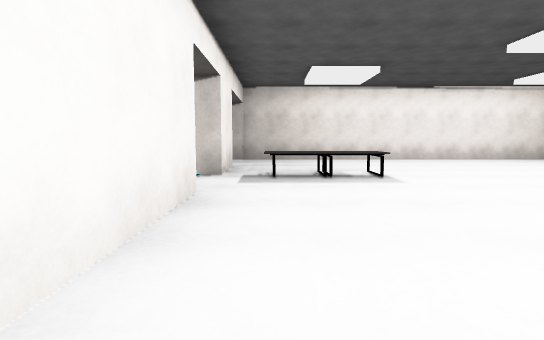
[1] (above)

12 first-person views from a walk through a scene from a Unity 3-D project. The camera is 1.2 m above the floor, tilts 6° down and sees 85° across. The floor is counted in squares, 2.28 m on a side. Each view is taken from the middle of a square. On the plan, view 1 faces up. The plan holds only what a view shows up to about 9 squares ahead; the rest is blank. The place goes on beyond the plan. The player character is not drawn.

[2]
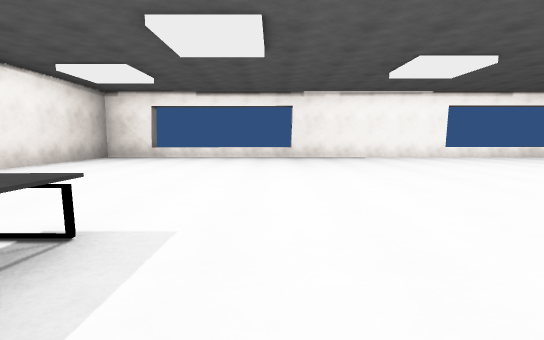

[3]
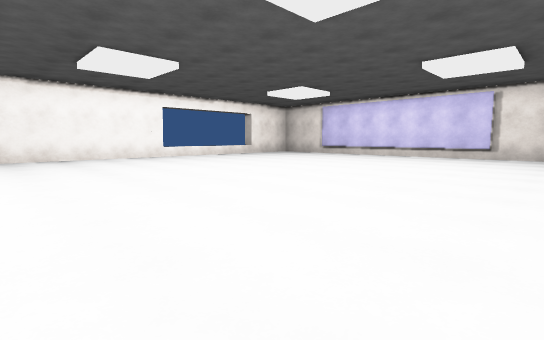

[4]
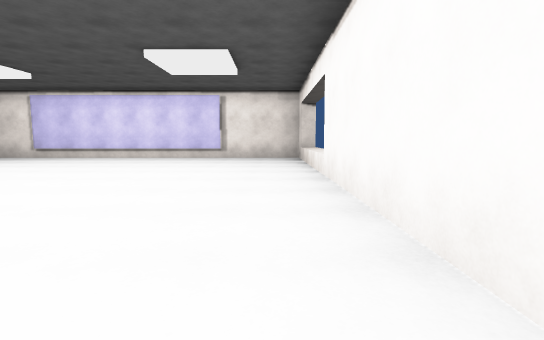

[5]
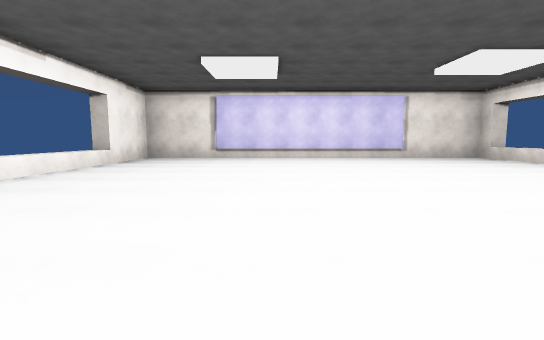

[6]
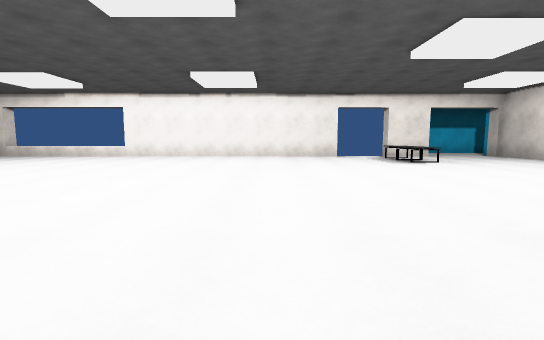

[7]
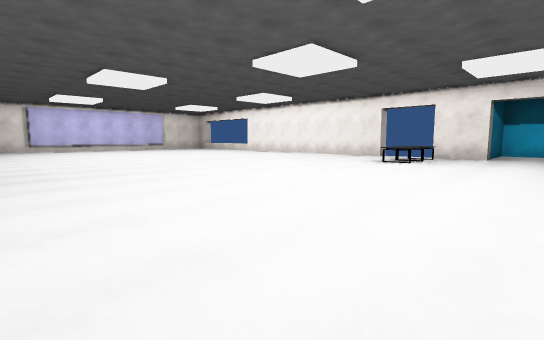

[8]
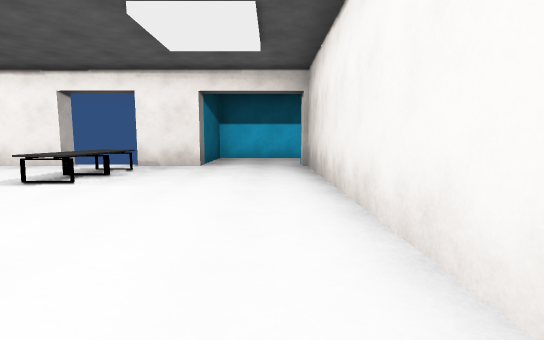

[9]
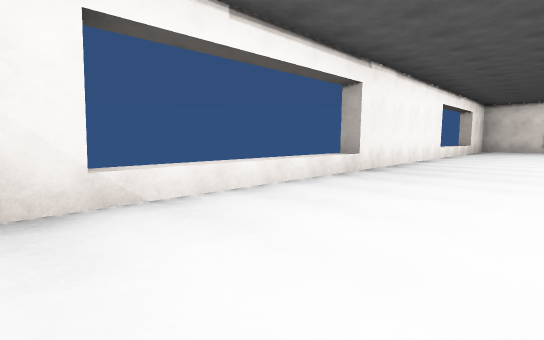

[10]
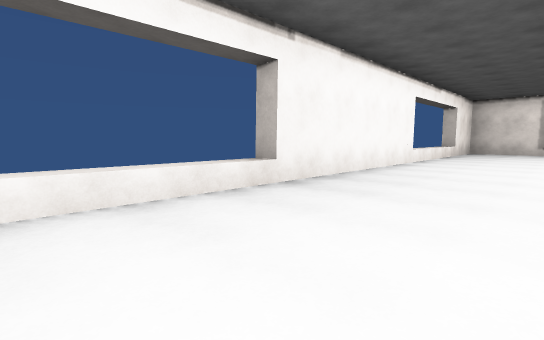

[11]
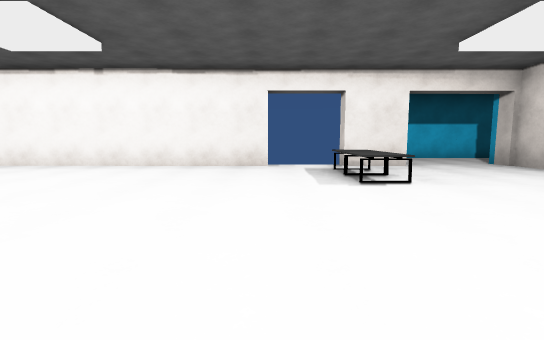

[12]
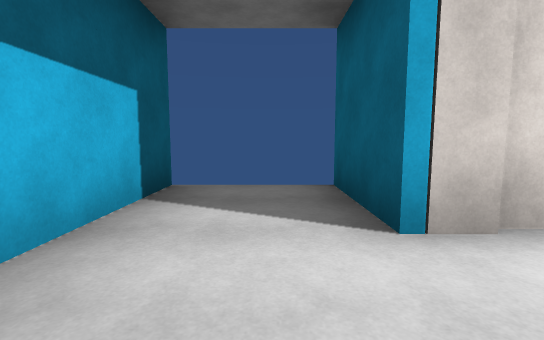

### Floor plan
Key: @ floor where view 1 was taken; # wall or solid block; x gap in a wall; . floor; ^ raised ledge; O other object.
Columns run from 4 left of view 1 to 9 right of it. Each row starts with its distance up from view 1.
  9 #..#
  8 #..###########
  7 #............#
  6 #............^
  5 ####.........^
  4    #OO.......^
  3    x.........^
  2    #.........#
  1    #.........#
  0    #@........#
 -1    #.........#
 -2    #.........x
 -3    #.........^
 -4    ^.........^
 -5    ^.........^
 -6    ^.........#
 -7    #.........#
 -8    ###########

Where each view was taken, in squares from view 1:
view 1: 0 up, 0 right, facing up
view 2: 3 up, 0 right, facing right
view 3: 2 up, 0 right, facing down-right
view 4: 1 up, 0 right, facing down
view 5: 1 up, 5 right, facing down
view 6: 1 up, 8 right, facing left
view 7: 7 up, 8 right, facing down-left
view 8: 7 up, 5 right, facing left
view 9: 7 up, 6 right, facing down-right
view 10: 5 up, 6 right, facing down-right
view 11: 3 up, 5 right, facing left
view 12: 6 up, 2 left, facing up
